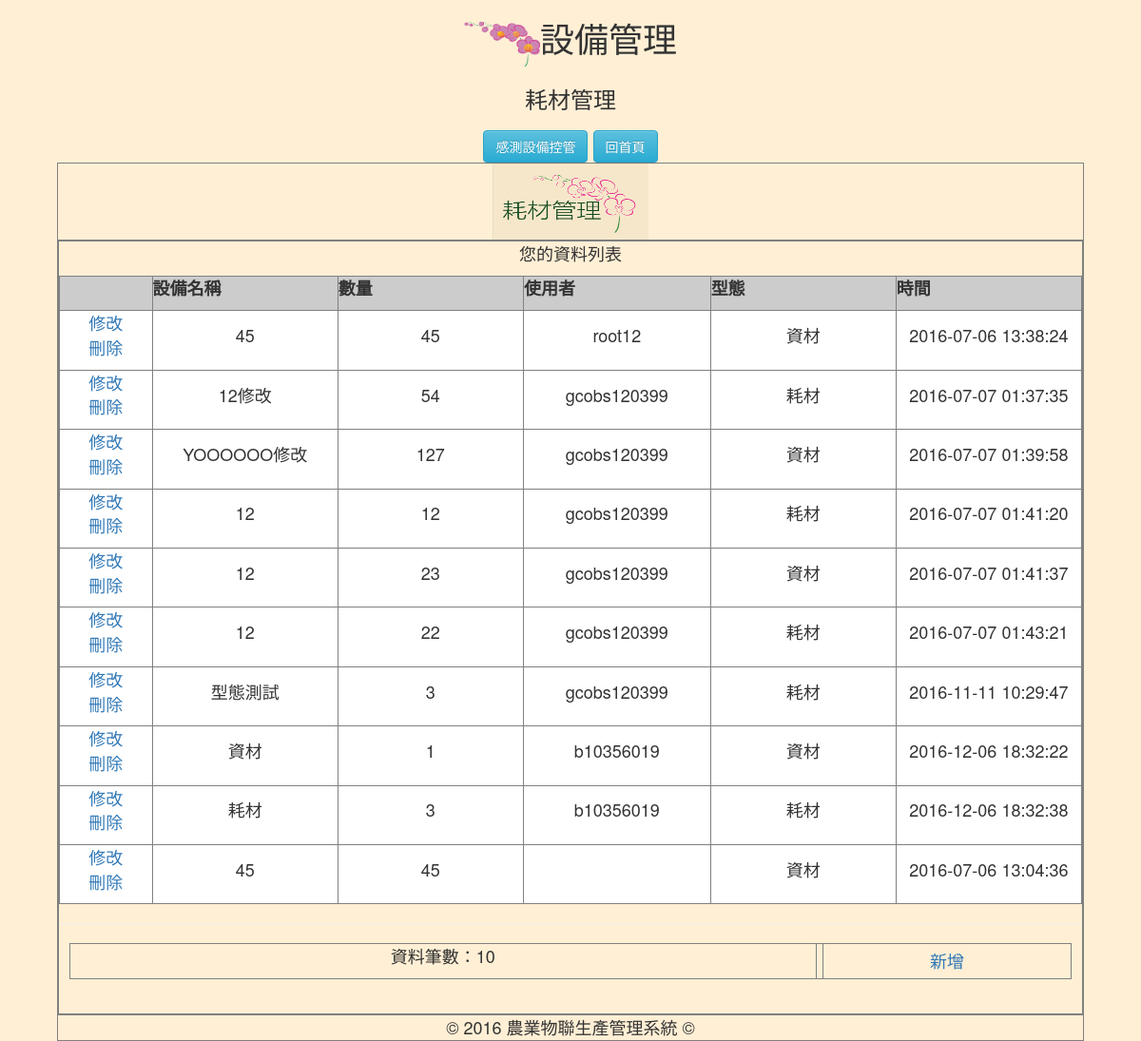
The page /SM_admin.php on the database as committed earlier.
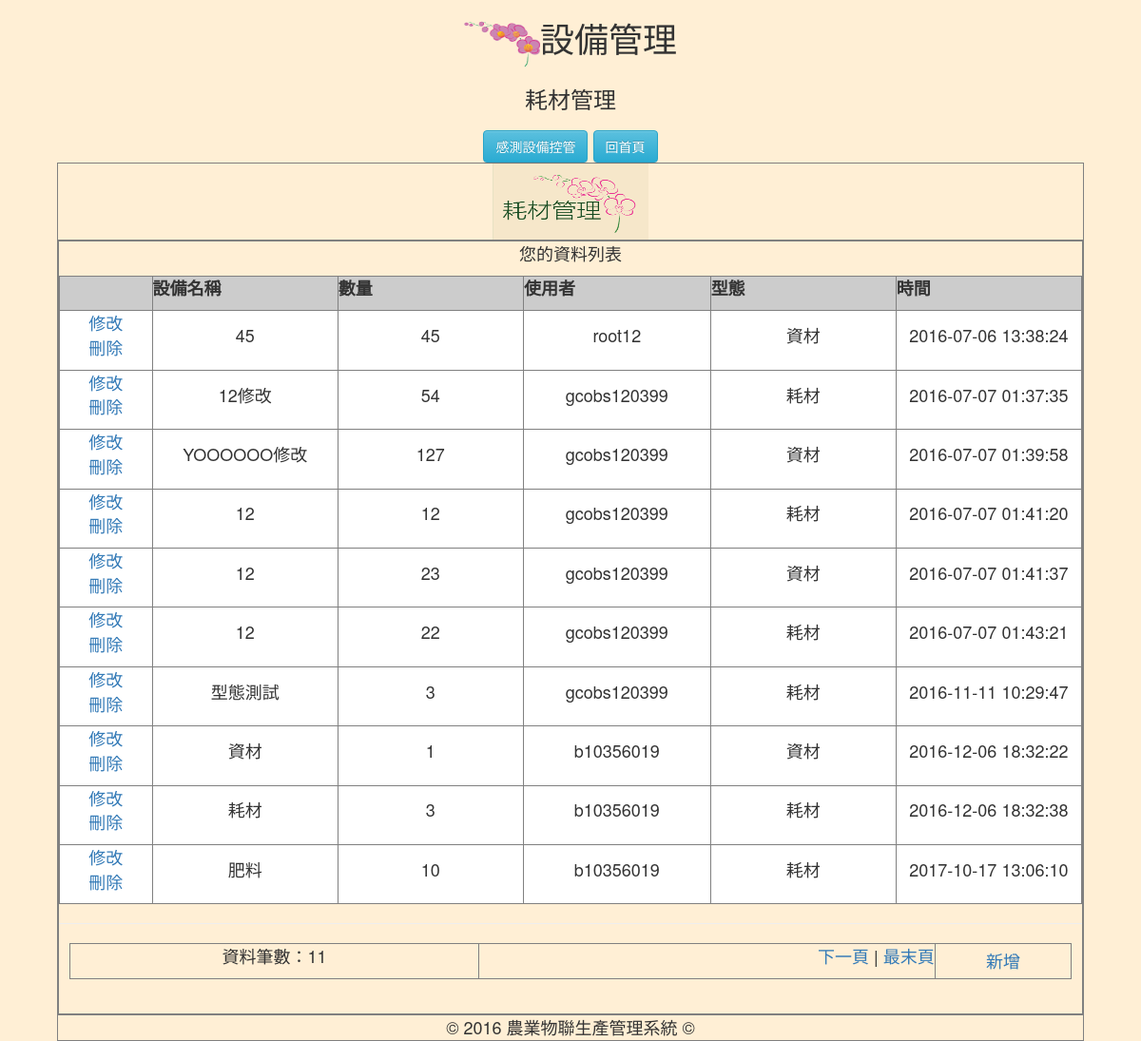
The same page on the database as committed later.
### tables this page shows
CREATE TABLE `equipment` (
  `e_id` int(255) UNSIGNED NOT NULL COMMENT '編號',
  `e_user` varchar(20) NOT NULL COMMENT '使用者',
  `e_name` varchar(20) NOT NULL COMMENT '器材名稱',
  `e_num` tinyint(20) NOT NULL COMMENT '數量',
  `e_money` int(255) NOT NULL COMMENT '單價',
  `e_time` timestamp NOT NULL DEFAULT CURRENT_TIMESTAMP COMMENT '時間',
  `e_pattern` enum('耗材','資材') NOT NULL
);

### SM_admin.php (the view, shortened to what this page needs)
<?php
$query_RecMember = "SELECT * FROM `memberdata` WHERE `m_username`='".$_SESSION["loginMember"]."'";
$RecMember = mysql_query($query_RecMember);
$row_RecMember=mysql_fetch_assoc($RecMember);
$pageRow_records = 10;
$num_pages = 1;
$startRow_records = ($num_pages -1) * $pageRow_records;
$query_RecFlower = "SELECT * FROM `equipment` ORDER BY `e_user` DESC ";
$query_limit_RecFlower = $query_RecFlower." LIMIT ".$startRow_records.", ".$pageRow_records;
$RecFlower = mysql_query($query_limit_RecFlower);
$all_RecFlower = mysql_query($query_RecFlower);
$total_records = mysql_num_rows($all_RecFlower);
$total_pages = ceil($total_records/$pageRow_records);
?>
<!DOCTYPE html>
<html>
<head>
    <link rel="stylesheet" href="https://maxcdn.bootstrapcdn.com/bootstrap/3.3.1/css/bootstrap.min.css">
    <link rel="stylesheet" href="https://maxcdn.bootstrapcdn.com/bootstrap/3.3.1/css/bootstrap-theme.min.css">
</head>
<body style="text-align:center;font-size:18px;background-color:#FFEFD5;" >
<h1><img src="img/LOGO.png" alt="LOGO" width="80" height="50">設備管理</h1>
<h3>耗材管理</h3>
<form name="fromCM" method="" action="">
<div class="col-xs-12 col-xs-12">
  <input type="button" class="btn btn-info" size="12" value="感測設備控管" onclick="location.href='SDC.php'">
  <input type="button" class="btn btn-info" size="12" value="回首頁" onclick="location.href='index.php'">
</div>
<table width="90%" border="1px" align="center" cellpadding="4" cellspacing="0">
  <tr>
    <td class="tdbline"><img src="img/SM.gif" alt="耗材管理" width="164" height="80"></td>
  </tr>
  <tr>
    <td class="tdbline"><table width="100%" border="1px" cellspacing="0" cellpadding="10">
      <tr valign="top">
        <td class="tdrline"><p class="title"><?php echo $row_RecMember["m_username"];?> 您的資料列表 </p>
          <table width="100%"  border="1px" cellpadding="0" cellspacing="0" bgcolor="#F0F0F0" >
             <tr>
              <th bgcolor="#CCCCCC">&nbsp;</th>
              <th bgcolor="#CCCCCC"><p>設備名稱</p></th>
              <th bgcolor="#CCCCCC"><p>數量</p></th>
              <th bgcolor="#CCCCCC"><p>使用者</p></th>
              <th bgcolor="#CCCCCC"><p>型態</p></th>
              <th bgcolor="#CCCCCC"><p>時間</p></th>
            </tr>
      <?php while($row_RecFlower=mysql_fetch_assoc($RecFlower)){ ?>
            <tr>
              <td width="5%" align="center" bgcolor="#FFFFFF"><p><a href="SM_update.php?id=<?php echo $row_RecFlower["e_id"];?>">修改</a><br>
                <a href="?action=delete&id=<?php echo $row_RecFlower["e_id"];?>" onClick="return deletesure();">刪除</a></p></td>
              <td width="10%" align="center" bgcolor="#FFFFFF"><p><?php echo $row_RecFlower["e_name"];?></p></td>
              <td width="10%" align="center" bgcolor="#FFFFFF"><p><?php echo $row_RecFlower["e_num"];?></p></td>
              <td width="10%" align="center" bgcolor="#FFFFFF"><p><?php echo $row_RecFlower["e_user"];?></p></td>
              <td width="10%" align="center" bgcolor="#FFFFFF"><p><?php echo $row_RecFlower["e_pattern"];?></p></td>
              <td width="10%" align="center" bgcolor="#FFFFFF"><p><?php echo $row_RecFlower["e_time"];?></p></td>
            </tr>
      <?php }?>
          </table>
          <hr size="1" />
          <table width="98%" border="1px" align="center" cellpadding="4" cellspacing="0">
            <tr>
              <td valign="middle"><p>資料筆數：<?php echo $total_records;?></p></td>
              <td align="right"><p>
                  <?php if ($num_pages < $total_pages) {  ?>
                  <a href="?page=<?php echo $num_pages+1;?>">下一頁</a> | <a href="?page=<?php echo $total_pages;?>">最末頁</a>
                  <?php }?>
              </p></td>
                <td rowspan="2"><a href="SM_join.php">新增</a></td>
            </tr>
          </table>          <p>&nbsp;</p>
          </td>
      </tr>
    </table></td>
  </tr>
  <tr>
    <td align="center" background="images/album_r2_c1.jpg" class="trademark">© 2016 農業物聯生產管理系統 ©</td>
  </tr>
</table>
</body>
</html>

Rows that differ between the two databases and show on the page:
no longer on this page (row edited): equipment: e_name "45", e_num "45", e_pattern "資材", e_time "2016-07-06 13:04:36"
added equipment: e_name "肥料", e_num "10", e_user "b10356019", e_pattern "耗材", e_time "2017-10-17 13:06:10"
Other text that changed with them:
$total_records: "10" → "11"
text now shown: "下一頁 | 最末頁"
